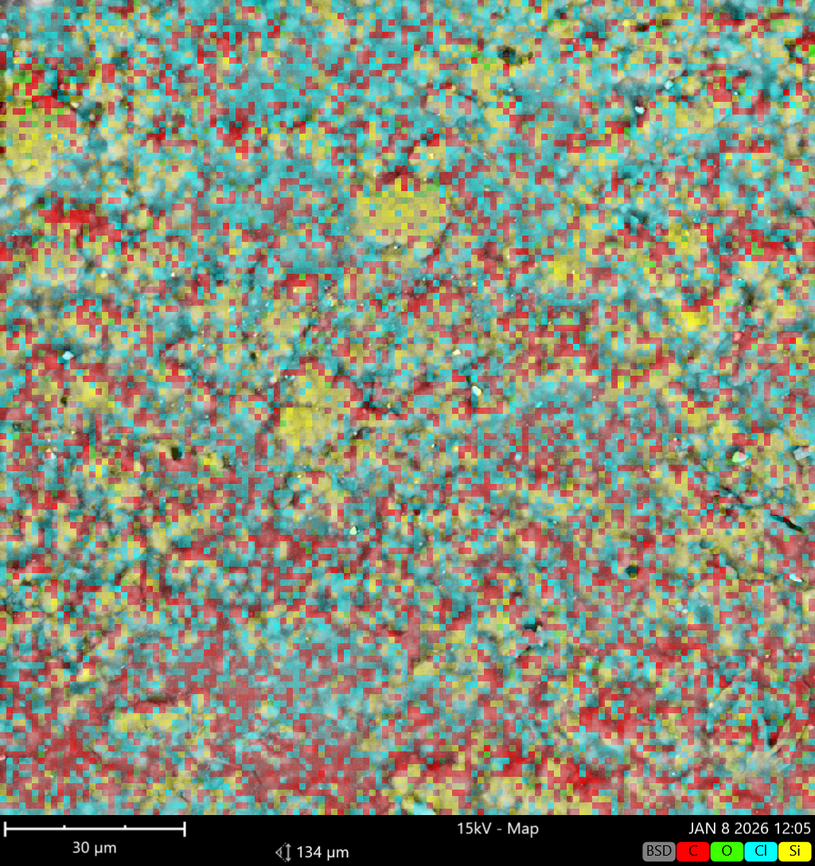
#> input picture image2.tiff, 815 x 866 px, shrunk from 1024 x 1088 before the run
$ python main.py
#> lines starting #> are read from the running program, lines starting #| are printed output that depends on the picture; after the words box and inside, x2 and y2 are one past the last pixel; in counts of white or black regions, pixels touching at a corner belong together
import cv2
import numpy as np

def count_and_draw_red_clusters(
    image_path,
    min_area=200,
    blur_kernel=5,
    draw=True
):
    # Load image
#> called with image_path = 'image2.tiff', min_area = 300, blur_kernel = 5, draw = True
    img = cv2.imread(image_path)
#> img is the input picture: shape (866, 815, 3); mean B, G, R 121.6, 142.2, 135.2
    if img is None:
        raise ValueError("Image not found")

    output = img.copy()

    # Convert to HSV
    hsv = cv2.cvtColor(img, cv2.COLOR_BGR2HSV)
#> hsv: shape (866, 815, 3); mean H, S, V 48.2, 107.9, 167.7

    # Red color ranges (two ranges in HSV)
    lower_red1 = np.array([0, 70, 50])
    upper_red1 = np.array([10, 255, 255])

    lower_red2 = np.array([170, 70, 50])
    upper_red2 = np.array([180, 255, 255])

    # Create masks
    mask1 = cv2.inRange(hsv, lower_red1, upper_red1)
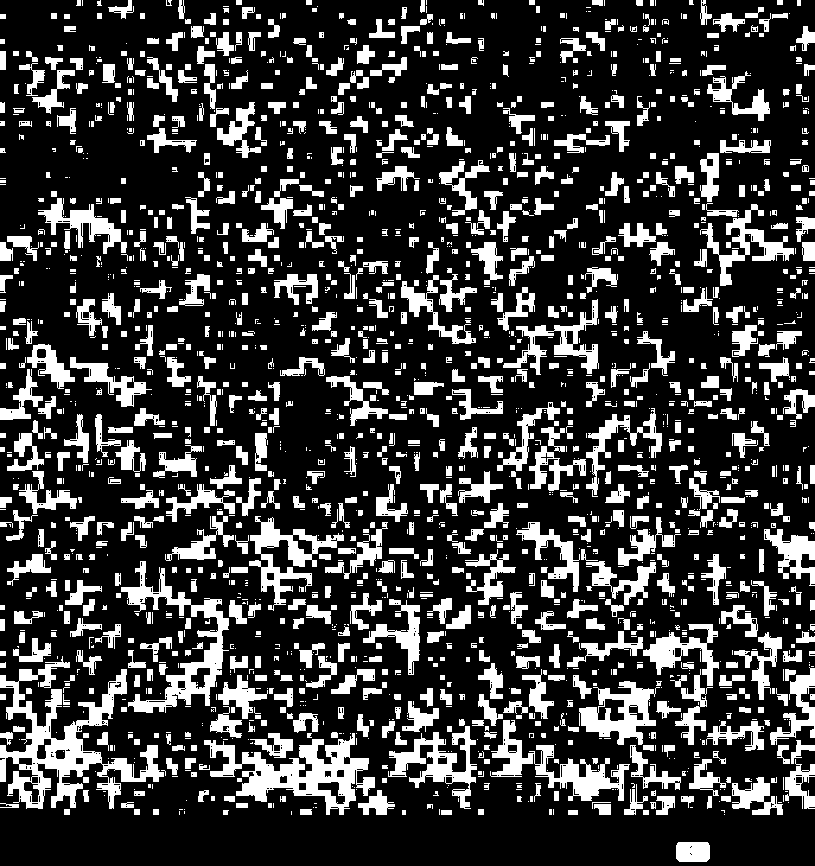
#> mask1: shape (866, 815); 23% white; 2074 white regions (919 under 20 px), largest, box (x1, y1, x2, y2) and area: (0, 656, 164, 809) 7638, (204, 733, 375, 815) 5259, (121, 561, 229, 713) 3985
    mask2 = cv2.inRange(hsv, lower_red2, upper_red2)
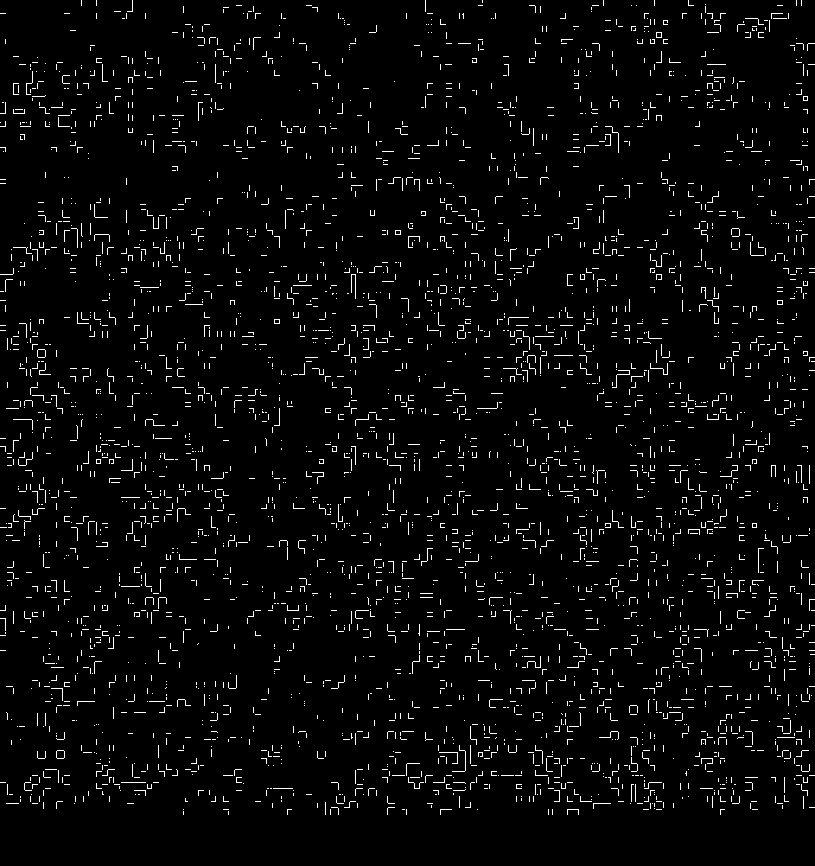
#> mask2: shape (866, 815); 3.4% white in thin lines or dots
    mask = cv2.bitwise_or(mask1, mask2)
#> mask: shape (866, 815); 26.4% white; 1288 white regions (265 under 20 px), largest, box (x1, y1, x2, y2) and area: (0, 656, 166, 809) 8535, (204, 733, 395, 815) 6107, (165, 484, 344, 611) 4916

    # Blur to merge nearby regions
    if blur_kernel > 1:
        mask = cv2.GaussianBlur(mask, (blur_kernel, blur_kernel), 0)
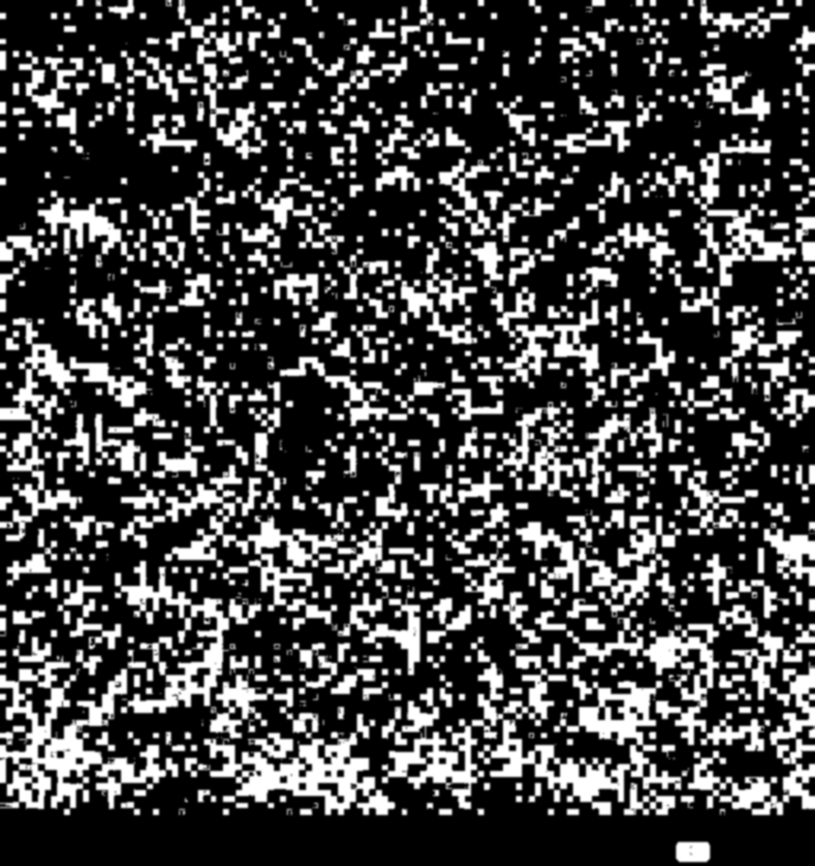
#> mask: shape (866, 815); min 0, max 255, mean 67.3

    # Binary cleanup
    _, mask = cv2.threshold(mask, 50, 255, cv2.THRESH_BINARY)
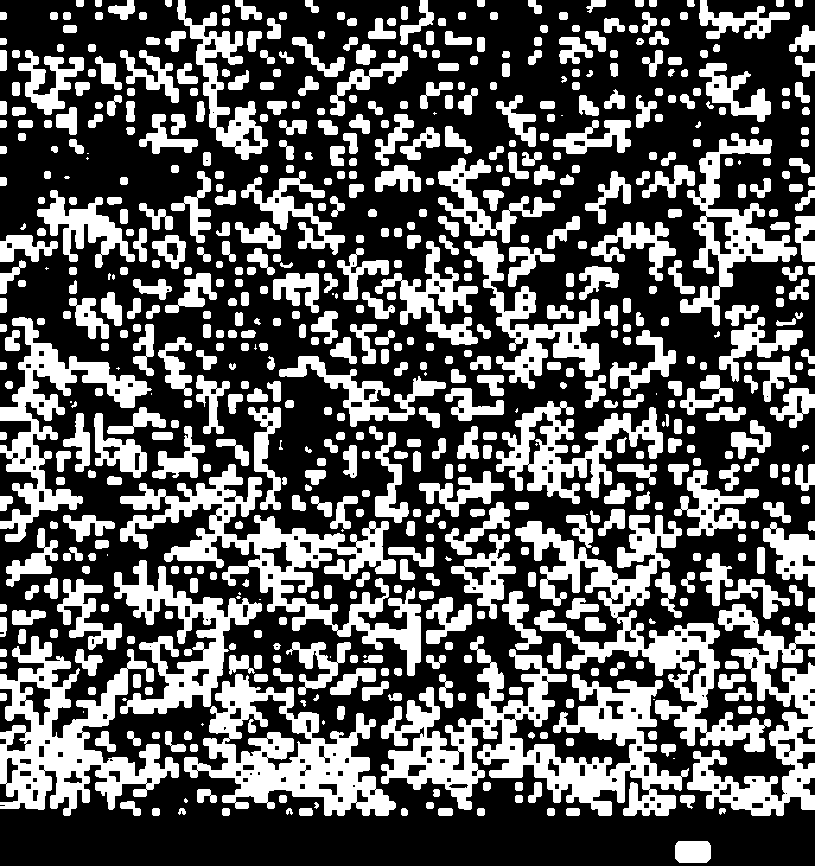
#> mask: shape (866, 815); 36.4% white; 655 white regions (36 under 20 px), largest, box (x1, y1, x2, y2) and area: (381, 636, 689, 816) 19696, (120, 464, 421, 676) 14810, (515, 515, 771, 752) 13596

    # Morphology (optional but recommended)
    kernel = np.ones((3, 3), np.uint8)
    mask = cv2.morphologyEx(mask, cv2.MORPH_OPEN, kernel)
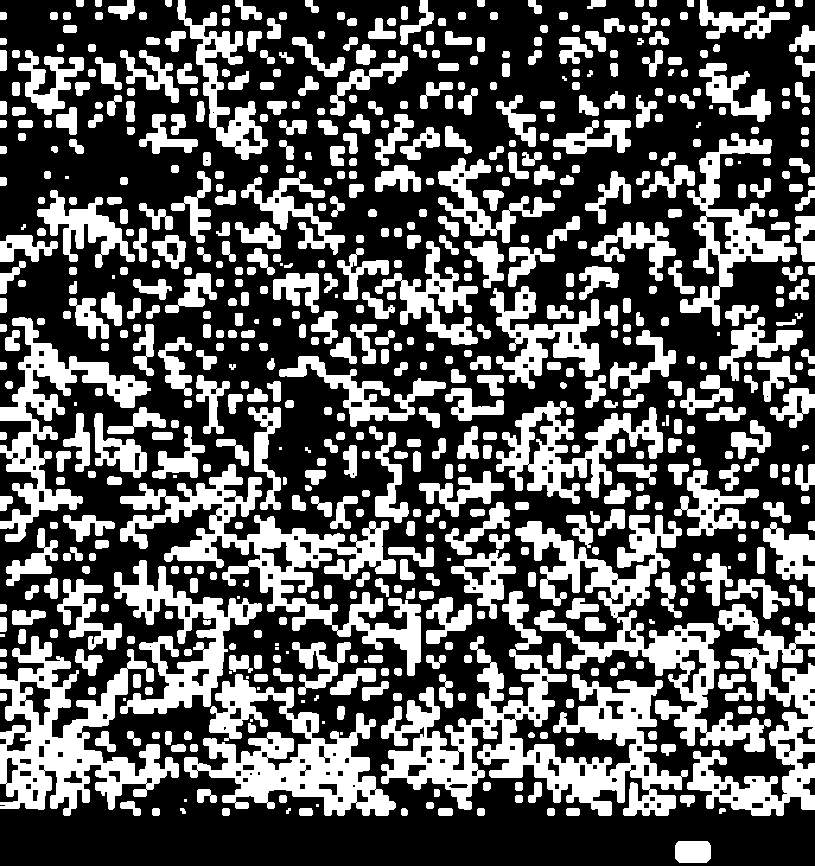
#> mask: shape (866, 815); 36.3% white; 647 white regions (30 under 20 px), largest, box (x1, y1, x2, y2) and area: (381, 636, 688, 816) 19683, (120, 464, 421, 676) 14574, (515, 515, 771, 752) 13578
    mask = cv2.morphologyEx(mask, cv2.MORPH_CLOSE, kernel)
#> mask: shape (866, 815); 36.4% white; 615 white regions (14 under 20 px)

    # Find contours (clusters)
    contours, _ = cv2.findContours(
        mask, cv2.RETR_EXTERNAL, cv2.CHAIN_APPROX_SIMPLE
    )
#> contours = 615 contours, 24 with area under 20; largest, box (x1, y1, x2, y2) and area: (114, 560, 396, 816) 21492, (381, 591, 688, 816) 20290, (120, 464, 421, 676) 14040, (515, 515, 771, 752) 13676, (0, 636, 179, 816) 13420

    cluster_count = 0

    for cnt in contours:
        area = cv2.contourArea(cnt)

        if area < min_area:
            continue

        cluster_count += 1

        if draw:
            # Draw contour
            cv2.drawContours(output, [cnt], -1, (0, 255, 0), 2)

            # Draw center + label
            M = cv2.moments(cnt)
            if M["m00"] != 0:
                cx = int(M["m10"] / M["m00"])
                cy = int(M["m01"] / M["m00"])

                cv2.circle(output, (cx, cy), 4, (255, 0, 0), -1)
                cv2.putText(
                    output,
                    f"{cluster_count}",
                    (cx + 5, cy - 5),
                    cv2.FONT_HERSHEY_SIMPLEX,
                    0.5,
                    (0, 255, 0),
                    1
                )
#> this loop made 615 passes
#> (area, cx, cy) on passes 1, 58, 69, 72, 77, 79, 90, 91, 96, 97, 98, 107: (708, 692, 851), (559.5, 353, 680), (338.5, 243, 662), (327.5, 88, 661), (1090.5, 319, 663), (13419.5, 64, 738), (327, 25, 616), (8901, 767, 724), (342.5, 580, 607), (979.5, 447, 619), (20290, 535, 737), (769, 758, 595)
#> area on passes 2 to 7: 21.5, 89, 47, 47, 96, 38.5
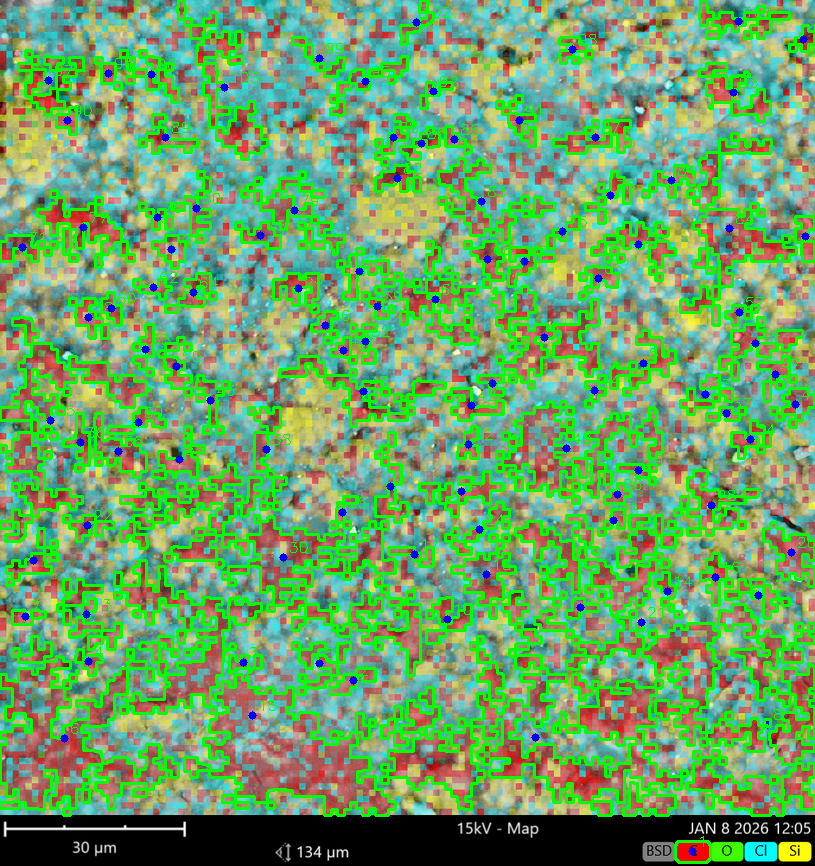
#> output: shape (866, 815, 3); mean B, G, R 98.6, 163.4, 105.9
#> after the loop, cluster_count = 103

    return {
        "count": cluster_count,
        "mask": mask,
        "output": output
    }

def main():


    #blob_detection()
    result = count_and_draw_red_clusters(
        "image2.tiff",
        min_area=300
    )
#> result = 3 items

    print("Clusters:", result["count"])
#| Clusters: 103

    cv2.imshow("Red clusters", result["output"])
    cv2.imshow("Mask", result["mask"])
    cv2.waitKey(0)
    cv2.destroyAllWindows()


if __name__ == "__main__":
    main()

$ run again, with image1.tiff copied over image2.tiff
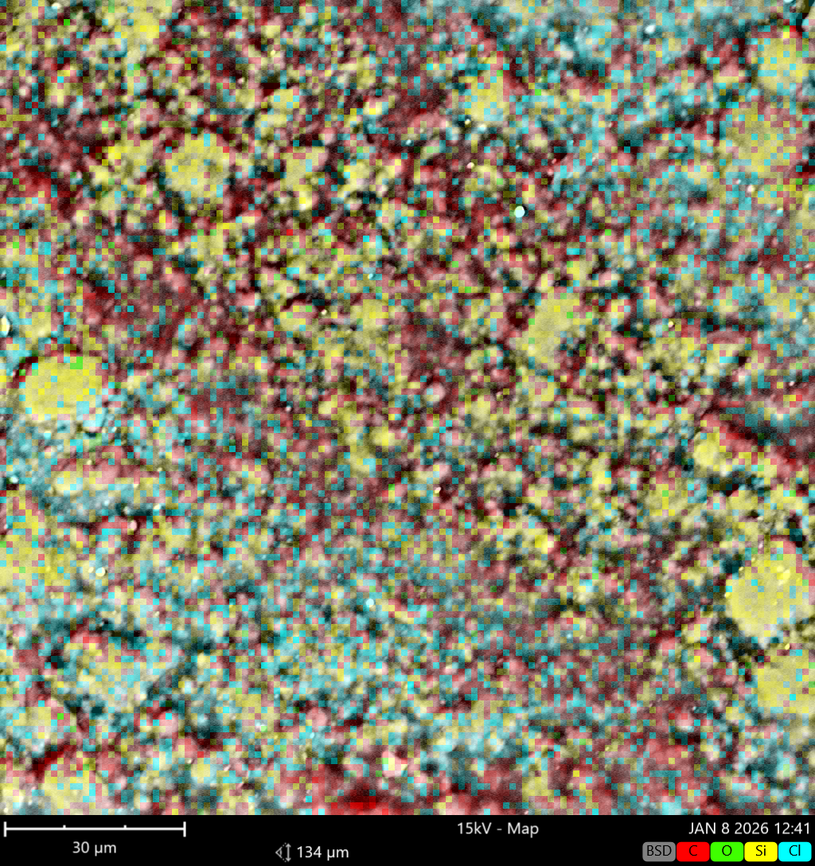
#> input picture image1.tiff, 815 x 866 px, shrunk from 1024 x 1088 before the run
#> in count_and_draw_red_clusters, img is the input picture: shape (866, 815, 3); mean B, G, R 104.6, 128.3, 130.3
#> hsv: shape (866, 815, 3); mean H, S, V 41.8, 103.4, 148.6
#> in count_and_draw_red_clusters, `mask1 = cv2.inRange(hsv, lower_red1, upper_red1)`:
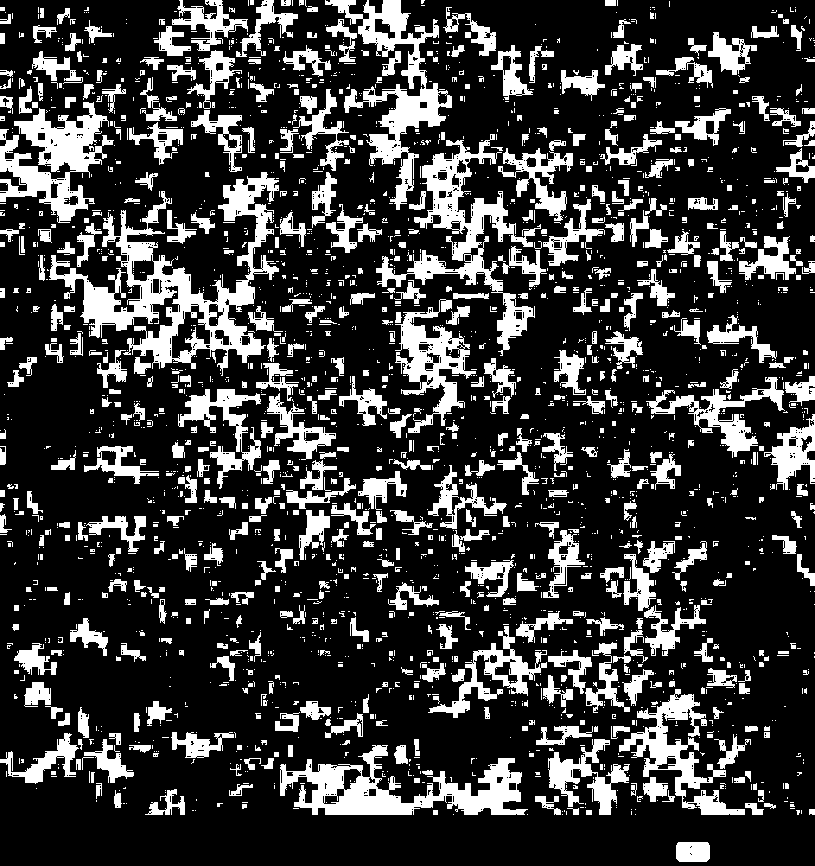
#> mask1: shape (866, 815); 22.6% white; 2474 white regions (1801 under 20 px), largest, box (x1, y1, x2, y2) and area: (49, 172, 279, 376) 12581, (376, 134, 541, 356) 7326, (280, 745, 528, 815) 7177
#> mask2: shape (866, 815); 3.8% white in thin lines or dots
#> contours = 404 contours, 80 with area under 20; largest, box (x1, y1, x2, y2) and area: (0, 0, 702, 586) 145734, (426, 534, 714, 720) 16293, (534, 668, 777, 816) 15486, (140, 0, 300, 173) 9555, (279, 744, 527, 816) 9424
#> the loop in count_and_draw_red_clusters, `for cnt in contours:` made 404 passes
#> (area, cx, cy) on passes 1, 8, 23, 27, 31, 40, 48, 49: (708, 692, 851), (699, 167, 803), (9424.5, 396, 788), (492, 407, 756), (1054, 198, 744), (3614.5, 74, 758), (393, 156, 712), (1679, 324, 718)
#> after the loop in count_and_draw_red_clusters, `for cnt in contours:`:
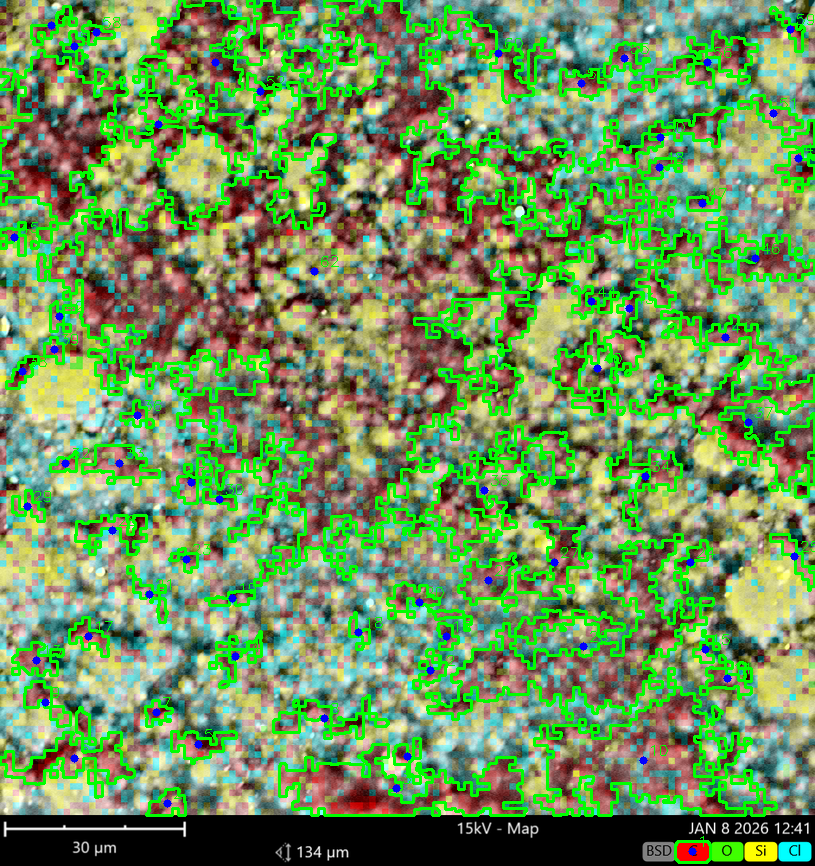
#> output: shape (866, 815, 3); 15.42% of pixels changed, all inside (x1, y1, x2, y2) = (0, 0, 815, 864)
#> after the loop in count_and_draw_red_clusters, `for cnt in contours:`: cluster_count = 63
#> result = 3 items
#| Clusters: 63
